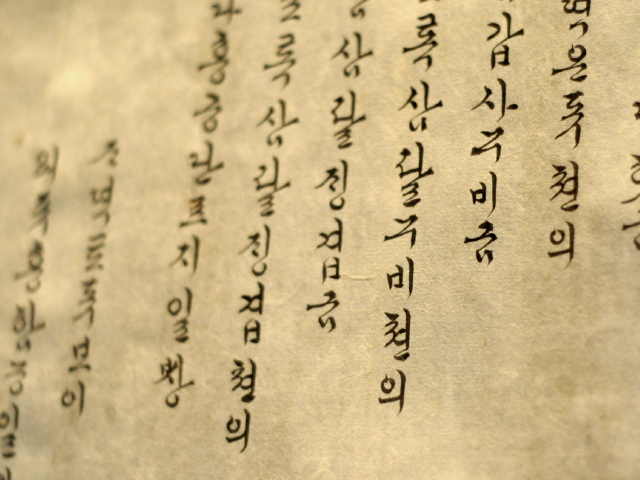
%> input picture bilateral-filter/2_korean/test_image.png, 640 x 480 px
$ octave JPEGCompression.m   (GNU Octave 9; MATLAB toolbox functions it lacks are replaced by stand-ins)
%> lines starting %> are read from the running program, lines starting %| are printed output that depends on the picture
%% double() 대신에 im2double() 사용하기.. double()하면 이상하게됨.

clear all;
close all;
clc;

% Load Image
img = imread('test_image.png');
%> img is the input picture: size 480x640x3 uint8; mean R, G, B 203.4, 181.2, 133.3
img = rgb2gray(img);
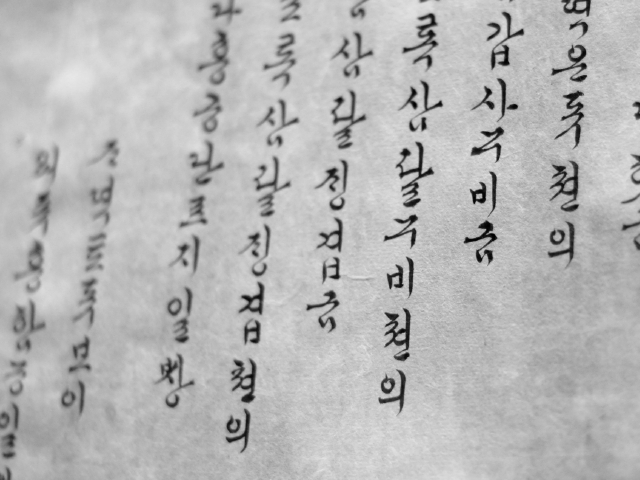
%> img: size 480x640 uint8; min 0, max 232, mean 182.3
img = imresize(img,[440 704]);
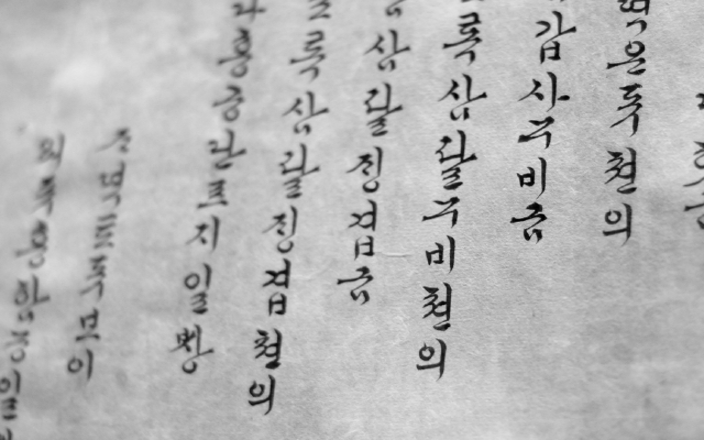
%> img: size 440x704 uint8; min 0, max 232, mean 182.3
% YCbCr = rgb2ycbcr(img);
% img = YCbCr(:,:, 1);
img = im2double(img);
%> img: size 440x704 double
[img_height, img_width] = size(img);
%> img_height = 440; img_width = 704
img_raw = img;
figure();
imshow(img);
title('Original Image (test image.jpg)');
imwrite(img, 'img_ori.jpg');

img_jpg_matlab = imread('img_ori.jpg');
%> img_jpg_matlab: size 440x704 uint8; min 0, max 232, mean 182.3; mean of the top-left, top-right, bottom-left and bottom-right quarters 190.3, 180, 176.4, 182.7
img_jpg_matlab = im2double(img_jpg_matlab);
%> img_jpg_matlab: size 440x704 double
figure();
imshow(img_jpg_matlab);
title('MATLAB JPEG Image');
imwrite(img_jpg_matlab, 'img_jpg_matlab.jpg');

% DCT
img_dct = dct2(img);
figure();
imshow(img_dct);
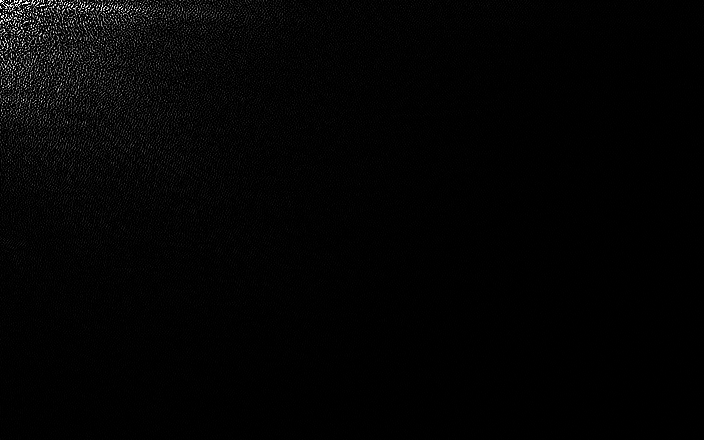
%> displayed picture: size 440x704, on the screen's scale of 0 to 255; min 0, max 255, mean 4
title('Energy Compaction by DCT');
imwrite(img_dct, 'img_dct.jpg');

% Quantization Matrix Design
QL =     [16 11 10 16 24 40 51 61;
            12 12 14 19 26 58 60 55;
            14 13 16 24 40 57 69 56;
            14 17 22 29 51 87 80 62;
            18 22 37 56 68 109 103 77;
            24 35 55 64 81 104 113 92;
            49 64 78 87 103 121 120 101;
            72 92 95 98 112 100 103 99];

QF = 100;
if QF < 50
    S = 5000/QF;
else
    S = 200-2*QF;
end

Q = S*QL+50;
Q = floor(Q/100);
for n = 1:8
    for m = 1:8
        Q(m,n) = max(Q(m,n),1);
    end
end


% Compression
r = img_height/8;
%> r = 55
c = img_width/8;
%> c = 88

s = 1;
img_compressed = zeros(img_height, img_width);
for i=1:r
    e = 1;
    for j=1:c
        block = img(s:s+7,e:e+7);
        block_dct = 255*dct2(block);
        block_compressed = zeros(8, 8);
        for x=1:8
            for y=1:8
                block_compressed(x, y) = round(block_dct(x, y)./Q(x, y));
            end
        end

        img_compressed(s:s+7,e:e+7) = block_compressed;
        e = e + 8;
     end
     s = s + 8;
end
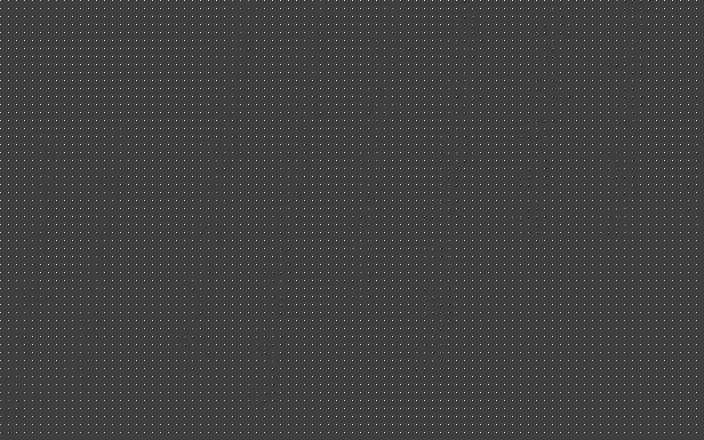
%> img_compressed: size 440x704 double; min -597, max 1824, mean 22.8; drawn with min black and max white
%> after the loop, block_compressed = [1346 11 2 3 -1 -1 0 0; 18 2 0 0 1 0 1 0; -4 -1 -1 0 -1 2 0 0; 3 0 -1 0 0 0 1 0; 0 0 1 0 -2 1 0 0; 0 2 1 0 -1 0 0 0; -1 -1 0 0 0 0 0 0; 0 0 1 0 0 0 0 0]

% Decompression
img_decompressed = zeros(img_height, img_width);
s = 1;
for i=1:r
    e = 1;
    for j=1:c
        block_compressed = img_compressed(s:s+7,e:e+7);
        block_dct = zeros(8, 8);
        for x=1:8
            for y=1:8
                block_dct(x, y) = round(Q(x, y).*block_compressed(x, y))/255;
            end
        end
        block_idct = idct2(block_dct);

        img_decompressed(s:s+7,e:e+7) = block_idct;
        e = e + 8;
      end
      s = s + 8;
  end
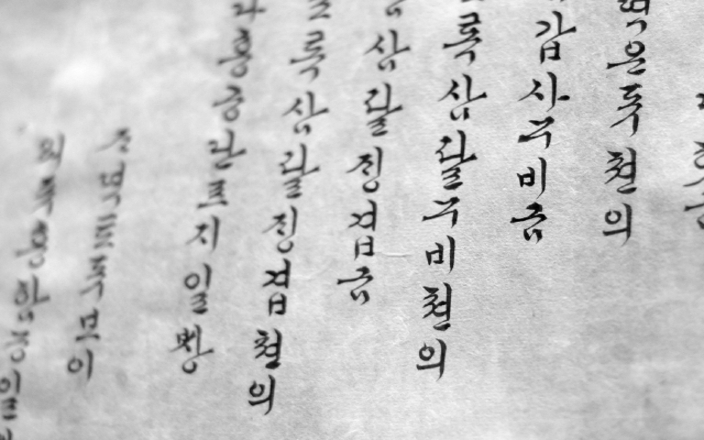
%> img_decompressed: size 440x704 double; min -0.0018, max 0.91, mean 0.715; drawn with min black and max white
%> after the loop, block_dct = [5.28 0.0431 0.00784 0.0118 -0.00392 -0.00392 0 0; 0.0706 0.00784 0 0 0.00392 0 0.00392 0; -0.0157 -0.00392 -0.00392 0 -0.00392 0.00784 0 0; 0.0118 0 -0.00392 0 0 0 0.00392 0; 0 0 0.00392 0 -0.00784 0.00392 0 0; 0 0.00784 0.00392 0 -0.00392 0 0 0; -0.00392 -0.00392 0 0 0 0 0 0; 0 0 0.00392 0 0 0 0 0]

figure();
imshow(img_decompressed);
title('Image Decompressed');
imwrite(img_decompressed, 'img_decompressed.jpg');


%% Evaluation

psnr_jpg_matlab = psnr(img_jpg_matlab, img_raw);
%> psnr_jpg_matlab = 40.87
psnr_decompressed = psnr(img_decompressed, img_raw);
%> psnr_decompressed = 58.94

fprintf('PSNR between orignal image and matlab JPEG image : %d dB\n', psnr_jpg_matlab);
%| PSNR between orignal image and matlab JPEG image : 40.8742 dB
fprintf('PSNR between orignal image and decompressed image with quality factor %d (mine) : %d dB\n', QF, psnr_decompressed);
%| PSNR between orignal image and decompressed image with quality factor 100 (mine) : 58.9355 dB
